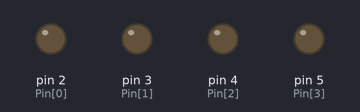
Recording of a sketch running on a simulated Arduino Uno, built with avr-gcc and run on an emulated ATmega328P. On the bench: output pins drawn as LEDs (lit = HIGH).

Above: at 0.5 s.
At 2.5 s:
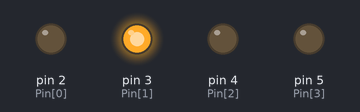
At 4.5 s:
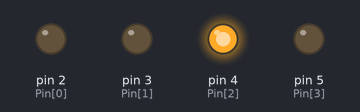
At 9.5 s:
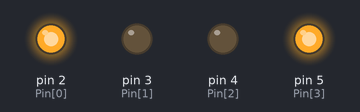
At 14.5 s:
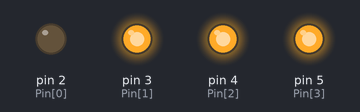
At 19.5 s:
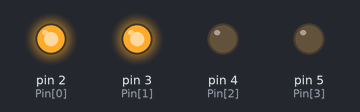
Timing chart, 0 to 20.8 s (numbered marks = the images above):
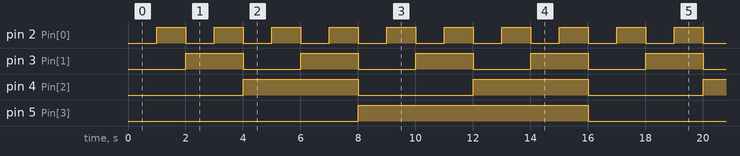

Measured:
- by itself, pin 2 (Pin[0]): alternates HIGH for 1.0 s and LOW for 1.0 s
- by itself, pin 3 (Pin[1]): alternates HIGH for 2.0 s and LOW for 2.0 s
- by itself, pin 4 (Pin[2]): alternates HIGH for 4.0 s and LOW for 4.0 s
- by itself, pin 5 (Pin[3]): alternates HIGH for 8.0 s and LOW for 8.0 s

The sketch:

sketch_apr14a.ino
```cpp
#include <stdio.h>
byte Pin[] = {2,3,4,5};
byte Pin_num = sizeof(Pin) / sizeof(byte);
byte sendNumber = 0;
byte count = 0;
byte Pin_ON[] = {0,0,0,0};

void setup() {
  for(int j = 0; j<Pin_num; j++) {
    pinMode(Pin[j], OUTPUT);
  }
}

int function(int receiveNumber) {
    for (int i = 3; i >= 0; i--) {
        Pin_ON[i] = receiveNumber >> i & 1;
    }
    return 0;
}

int function2() {
   for(int i = 0; i < 4; i++) {
    if(Pin_ON[i] >= 1) {
      digitalWrite(i+2, HIGH);
      Pin_ON[i] = 0;
    }
    else {
      digitalWrite(i+2, LOW);
    }
  }
   delay(1000);
  return 0;
}

void loop() {
  function(sendNumber);
  if(sendNumber == 16) {
    sendNumber = 0;
  }
  function2();
  sendNumber++;
}
```
